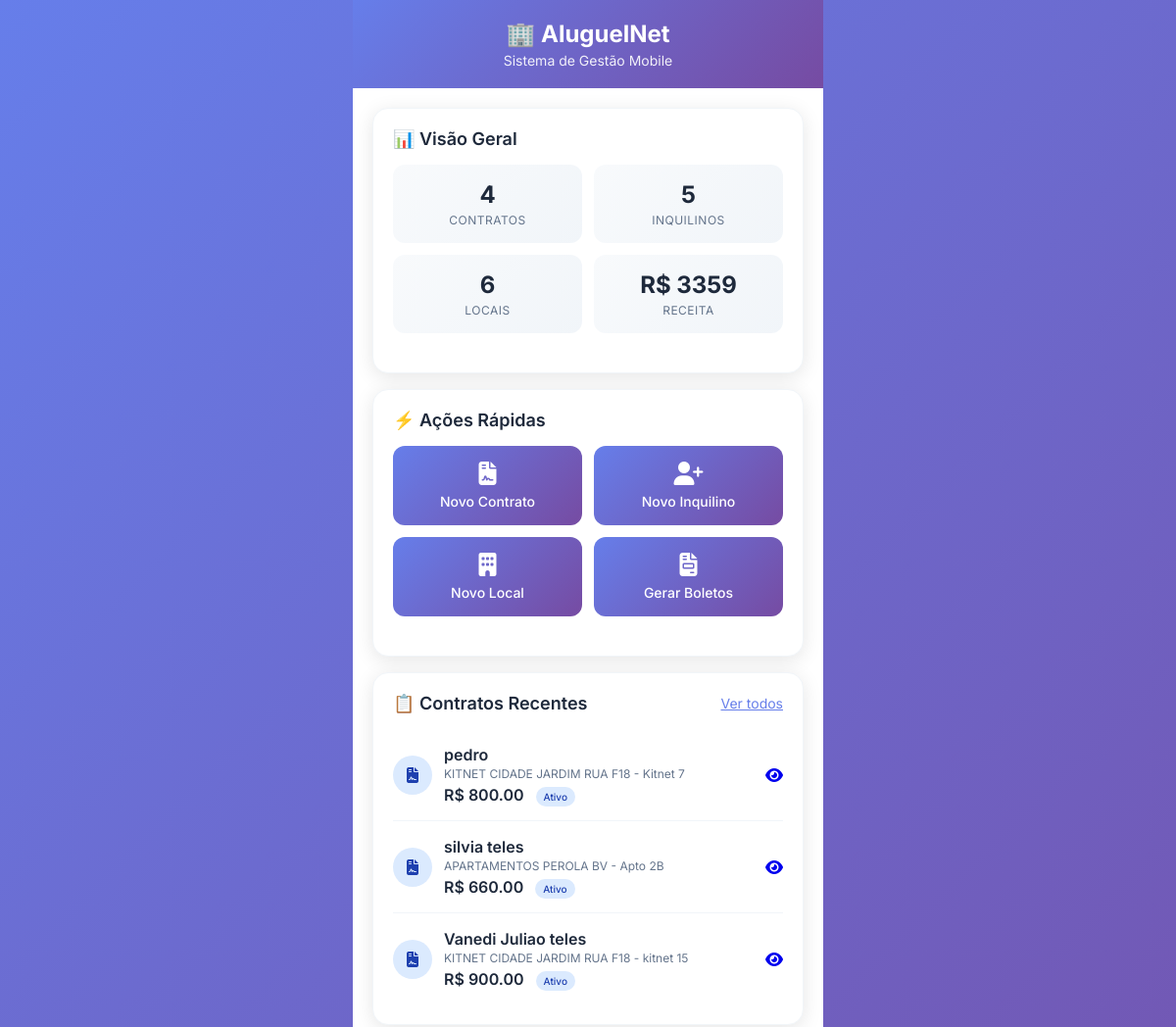
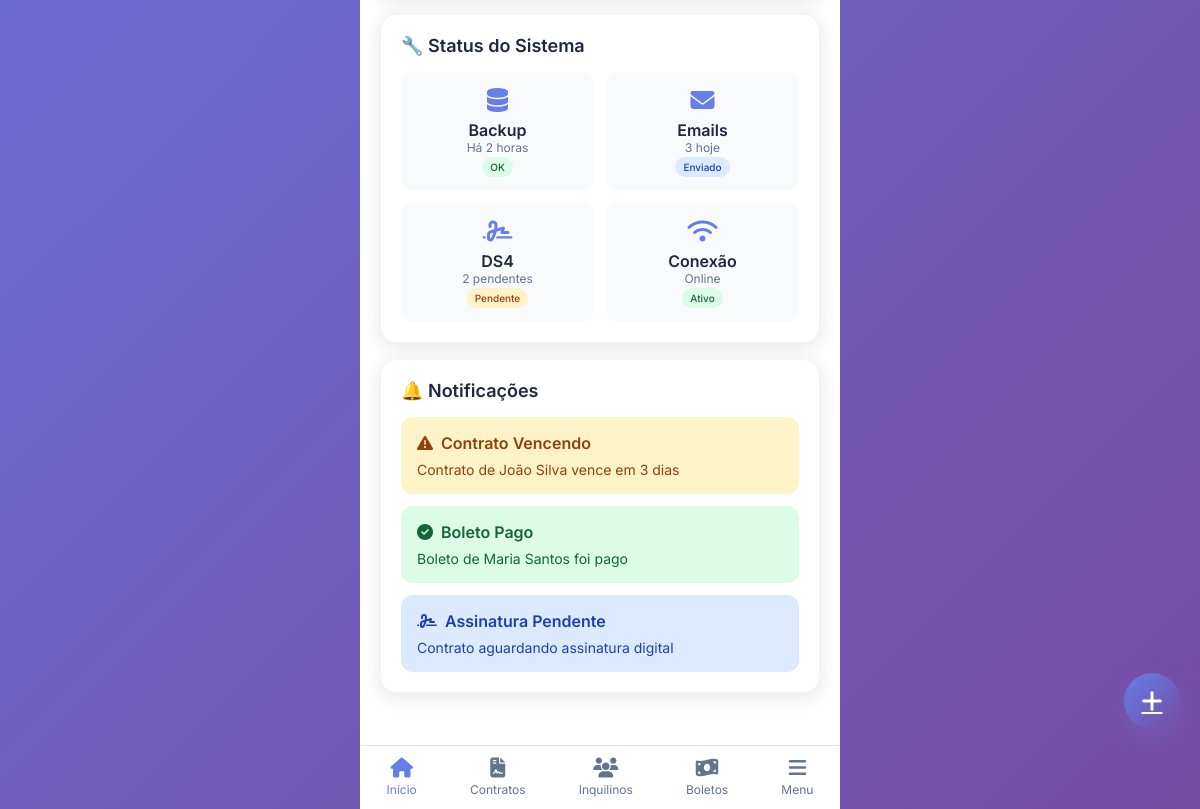
Page /mobile on the committed database (2 pictures, top to bottom).
### app/models.py (models this page shows, shortened)
class Contrato(db.Model):
    id = db.Column(db.Integer, primary_key=True)
    inquilino_id = db.Column(db.Integer, db.ForeignKey('inquilino.id'), nullable=False)
    unidade_id = db.Column(db.Integer, db.ForeignKey('unidade.id'), nullable=False)
    valor_aluguel = db.Column(db.Float, nullable=False)
    valor_caucao = db.Column(db.Float, nullable=True)  # Caução (aluguel + condomínio)
    data_inicio = db.Column(db.Date, nullable=False)
    data_fim = db.Column(db.Date, nullable=True)
    dia_vencimento = db.Column(db.String(2), nullable=False)  # Usar string para evitar erro com zeros à esquerda
    situacao = db.Column(db.String(20), nullable=False, default='Ativo')
    observacoes = db.Column(db.Text, nullable=True)
    proprietario_nome = db.Column(db.String(120), nullable=False)
    proprietario_cnpjcpf = db.Column(db.String(20), nullable=False)
    proprietario_endereco = db.Column(db.String(200), nullable=False)
    proprietario_telefone = db.Column(db.String(20), nullable=True)
    proprietario_email = db.Column(db.String(120), nullable=True)
    taxa_condominio = db.Column(db.Float, nullable=True)
    taxa_iptu = db.Column(db.Float, nullable=True)  # Corrigido nome
    taxa_assinatura = db.Column(db.Float, nullable=True)
    arquivo_contrato = db.Column(db.String(500), nullable=True)  # Caminho do arquivo PDF
    envelope_id = db.Column(db.String(100), nullable=True)  # ID do envelope no D4Sign
    status_assinatura = db.Column(db.String(20), nullable=True, default='nao_enviado')  # nao_enviado, enviado, assinado, cancelado
    arquivo_contrato_assinado = db.Column(db.String(500), nullable=True)  # Caminho do arquivo PDF assinado
    data_envio_assinatura = db.Column(db.DateTime, nullable=True)
    data_assinatura = db.Column(db.DateTime, nullable=True)
    boletos = db.relationship('Boleto', backref='contrato', lazy=True)

class Inquilino(db.Model):
    id = db.Column(db.Integer, primary_key=True)
    nome = db.Column(db.String(120), nullable=False)
    cpf = db.Column(db.String(14), unique=True, nullable=False)
    data_nascimento = db.Column(db.Date, nullable=False)
    idade = db.Column(db.Integer, nullable=True)  # Calculada automaticamente
    endereco = db.Column(db.String(200), nullable=False)
    cep = db.Column(db.String(9), nullable=False)
    telefone = db.Column(db.String(20), nullable=False)
    email = db.Column(db.String(120), nullable=True)
    unidade_id = db.Column(db.Integer, db.ForeignKey('unidade.id'), nullable=False)
    username = db.Column(db.String(50), unique=True, nullable=True)
    password_hash = db.Column(db.String(255), nullable=True)
    data_criacao_login = db.Column(db.DateTime, nullable=True)
    status_login = db.Column(db.String(20), nullable=False, default='inativo')  # inativo, ativo, bloqueado
    contratos = db.relationship('Contrato', backref='inquilino', lazy=True)

class Local(db.Model):
    id = db.Column(db.Integer, primary_key=True)
    nome = db.Column(db.String(120), nullable=False)
    unidades = db.relationship('Unidade', backref='local', lazy=True)

class Unidade(db.Model):
    id = db.Column(db.Integer, primary_key=True)
    nome = db.Column(db.String(120), nullable=False)
    local_id = db.Column(db.Integer, db.ForeignKey('local.id'), nullable=False)
    status = db.Column(db.String(20), nullable=False, default='disponivel')  # disponivel, ocupada, manutencao
    inquilinos = db.relationship('Inquilino', backref='unidade', lazy=True)
    contratos = db.relationship('Contrato', backref='unidade', lazy=True)

### app/routes.py (the view)
@app.route('/mobile')
def mobile_index():
    contratos = Contrato.query.all()
    inquilinos = Inquilino.query.all()
    locais = Local.query.all()
    contratos_recentes = Contrato.query.order_by(Contrato.id.desc()).limit(5).all()
    receita_mensal = sum(contrato.valor_aluguel for contrato in contratos if contrato.situacao == 'ativo')
    return render_template('mobile/dashboard.html',
                         contratos=contratos,
                         inquilinos=inquilinos,
                         locais=locais,
                         contratos_recentes=contratos_recentes,
                         receita_mensal=receita_mensal)

### app/templates/mobile/dashboard.html (shortened to what this page needs)
{% extends "mobile/app.html" %}
{% block content %}
<div class="card">
    <div class="card-header">
        <h2 class="card-title">📊 Visão Geral</h2>
    </div>
    <div class="stats-grid">
        <div class="stat-card">
            <div class="stat-number">{{ contratos|length }}</div>
            <div class="stat-label">Contratos</div>
        </div>
        <div class="stat-card">
            <div class="stat-number">{{ inquilinos|length }}</div>
            <div class="stat-label">Inquilinos</div>
        </div>
        <div class="stat-card">
            <div class="stat-number">{{ locais|length }}</div>
            <div class="stat-label">Locais</div>
        </div>
        <div class="stat-card">
            <div class="stat-number">R$ {{ "%.0f"|format(receita_mensal) }}</div>
            <div class="stat-label">Receita</div>
        </div>
    </div>
</div>
<div class="card">
    <div class="card-header">
        <h2 class="card-title">⚡ Ações Rápidas</h2>
    </div>
    <div class="action-grid">
        <a href="{{ url_for('cadastrar_contrato') }}" class="action-btn">
            <i class="fas fa-file-contract"></i>
            <span>Novo Contrato</span>
        </a>
        <a href="{{ url_for('cadastrar_inquilino') }}" class="action-btn">
            <i class="fas fa-user-plus"></i>
            <span>Novo Inquilino</span>
        </a>
        <a href="{{ url_for('cadastrar_local') }}" class="action-btn">
            <i class="fas fa-building"></i>
            <span>Novo Local</span>
        </a>
        <a href="{{ url_for('gerar_boletos_lote') }}" class="action-btn">
            <i class="fas fa-file-invoice"></i>
            <span>Gerar Boletos</span>
        </a>
    </div>
</div>
<div class="card">
    <div class="card-header">
        <h2 class="card-title">📋 Contratos Recentes</h2>
        <a href="{{ url_for('mobile_contratos') }}" style="color: #667eea; font-size: 14px;">
            Ver todos
        </a>
    </div>
    {% if contratos_recentes %}
        {% for contrato in contratos_recentes[:3] %}
        <div class="list-item">
            <div class="list-item-icon" style="background: #dbeafe; color: #1e40af;">
                <i class="fas fa-file-contract"></i>
            </div>
            <div class="list-item-content">
                <div class="list-item-title">{{ contrato.inquilino.nome }}</div>
                <div class="list-item-subtitle">
                    {{ contrato.unidade.local.nome }} - {{ contrato.unidade.nome }}
                </div>
                <div style="margin-top: 4px;">
                    <span style="font-weight: 600; color: #1e293b;">
                        R$ {{ "%.2f"|format(contrato.valor_aluguel) }}
                    </span>
                    {% if contrato.situacao == 'Ativo' %}
                        <span class="badge badge-success" style="margin-left: 8px;">Ativo</span>
                    {% elif contrato.situacao == 'Pendente' %}
                        <span class="badge badge-warning" style="margin-left: 8px;">Pendente</span>
                    {% elif contrato.situacao == 'Vencido' %}
                        <span class="badge badge-danger" style="margin-left: 8px;">Vencido</span>
                    {% else %}
                        <span class="badge badge-info" style="margin-left: 8px;">{{ contrato.situacao|title }}</span>
                    {% endif %}
                </div>
            </div>
            <div class="list-item-action">
                <a href="{{ url_for('visualizar_contrato', contrato_id=contrato.id) }}">
                    <i class="fas fa-eye"></i>
                </a>
            </div>
        </div>
        {% endfor %}
    {% endif %}
</div>
<div class="card">
    <div class="card-header">
        <h2 class="card-title">🔧 Status do Sistema</h2>
    </div>
    <div style="display: grid; grid-template-columns: 1fr 1fr; gap: 12px;">
        <div style="background: #f8fafc; border-radius: 12px; padding: 16px; text-align: center;">
            <i class="fas fa-database" style="font-size: 24px; color: #667eea; margin-bottom: 8px;"></i>
            <div style="font-weight: 600; color: #1e293b;">Backup</div>
            <div style="font-size: 12px; color: #64748b;">Há 2 horas</div>
            <span class="badge badge-success" style="margin-top: 4px;">OK</span>
        </div>
        <div style="background: #f8fafc; border-radius: 12px; padding: 16px; text-align: center;">
            <i class="fas fa-envelope" style="font-size: 24px; color: #667eea; margin-bottom: 8px;"></i>
            <div style="font-weight: 600; color: #1e293b;">Emails</div>
            <div style="font-size: 12px; color: #64748b;">3 hoje</div>
            <span class="badge badge-info" style="margin-top: 4px;">Enviado</span>
        </div>
        <div style="background: #f8fafc; border-radius: 12px; padding: 16px; text-align: center;">
            <i class="fas fa-signature" style="font-size: 24px; color: #667eea; margin-bottom: 8px;"></i>
            <div style="font-weight: 600; color: #1e293b;">DS4</div>
            <div style="font-size: 12px; color: #64748b;">2 pendentes</div>
            <span class="badge badge-warning" style="margin-top: 4px;">Pendente</span>
        </div>
        <div style="background: #f8fafc; border-radius: 12px; padding: 16px; text-align: center;">
            <i class="fas fa-wifi" style="font-size: 24px; color: #667eea; margin-bottom: 8px;"></i>
            <div style="font-weight: 600; color: #1e293b;">Conexão</div>
            <div style="font-size: 12px; color: #64748b;">Online</div>
            <span class="badge badge-success" style="margin-top: 4px;">Ativo</span>
        </div>
    </div>
</div>
<div class="card">
    <div class="card-header">
        <h2 class="card-title">🔔 Notificações</h2>
    </div>
    <div style="background: #fef3c7; border-radius: 12px; padding: 16px; margin-bottom: 12px;">
        <div style="display: flex; align-items: center; margin-bottom: 8px;">
            <i class="fas fa-exclamation-triangle" style="color: #92400e; margin-right: 8px;"></i>
            <span style="font-weight: 600; color: #92400e;">Contrato Vencendo</span>
        </div>
        <p style="font-size: 14px; color: #92400e; margin: 0;">
            Contrato de João Silva vence em 3 dias
        </p>
    </div>
    <div style="background: #dcfce7; border-radius: 12px; padding: 16px; margin-bottom: 12px;">
        <div style="display: flex; align-items: center; margin-bottom: 8px;">
            <i class="fas fa-check-circle" style="color: #166534; margin-right: 8px;"></i>
            <span style="font-weight: 600; color: #166534;">Boleto Pago</span>
        </div>
        <p style="font-size: 14px; color: #166534; margin: 0;">
            Boleto de Maria Santos foi pago
        </p>
    </div>
    <div style="background: #dbeafe; border-radius: 12px; padding: 16px;">
        <div style="display: flex; align-items: center; margin-bottom: 8px;">
            <i class="fas fa-signature" style="color: #1e40af; margin-right: 8px;"></i>
            <span style="font-weight: 600; color: #1e40af;">Assinatura Pendente</span>
        </div>
        <p style="font-size: 14px; color: #1e40af; margin: 0;">
            Contrato aguardando assinatura digital
        </p>
    </div>
</div>
{% endblock %}

### app/templates/mobile/app.html (style rules this page uses)
* { margin: 0; padding: 0; box-sizing: border-box; font-family: 'Inter', sans-serif; }
body { background: linear-gradient(135deg, #667eea 0%, #764ba2 100%); min-height: 100vh; overflow-x: hidden; }
.card { background: white; border-radius: 16px; padding: 20px; margin-bottom: 16px; box-shadow: 0 4px 20px rgba(0, 0, 0, 0.1); border: 1px solid #f1f5f9; }
.card-header { display: flex; align-items: center; justify-content: space-between; margin-bottom: 16px; }
.card-title { font-size: 18px; font-weight: 600; color: #1e293b; }
.stats-grid { display: grid; grid-template-columns: repeat(2, 1fr); gap: 12px; margin-bottom: 20px; }
.stat-card { background: linear-gradient(135deg, #f8fafc 0%, #f1f5f9 100%); border-radius: 12px; padding: 16px; text-align: center; }
.stat-number { font-size: 24px; font-weight: 700; color: #1e293b; margin-bottom: 4px; }
.stat-label { font-size: 12px; color: #64748b; text-transform: uppercase; letter-spacing: 0.5px; }
.action-grid { display: grid; grid-template-columns: repeat(2, 1fr); gap: 12px; margin-bottom: 20px; }
.action-btn { background: linear-gradient(135deg, #667eea 0%, #764ba2 100%); color: white; border: none; border-radius: 12px; padding: 16px; font-weight: 500; font-size: 14px; cursor: pointer; transition: all 0.3s ease; text-decoration: none; display: flex; flex-direction: column; align-items: center; justify-content: center; min-height: 80px; }
.action-btn i { font-size: 24px; margin-bottom: 8px; }
.list-item { display: flex; align-items: center; padding: 16px 0; border-bottom: 1px solid #f1f5f9; }
.list-item:last-child { border-bottom: none; }
.list-item-icon { width: 40px; height: 40px; border-radius: 50%; display: flex; align-items: center; justify-content: center; margin-right: 12px; font-size: 16px; }
.list-item-content { flex: 1; }
.list-item-title { font-weight: 600; color: #1e293b; margin-bottom: 2px; }
.list-item-subtitle { font-size: 12px; color: #64748b; }
.list-item-action { color: #667eea; font-size: 16px; }
.badge { padding: 4px 8px; border-radius: 12px; font-size: 10px; font-weight: 500; }
.badge-success { background: #dcfce7; color: #166534; }
.badge-warning { background: #fef3c7; color: #92400e; }
.badge-info { background: #dbeafe; color: #1e40af; }

### rows in the picture
Contrato: inquilino.nome "pedro", unidade.local.nome "KITNET CIDADE JARDIM RUA F18", unidade.nome "Kitnet 7", valor_aluguel "800.00", situacao "Ativo"
Contrato: inquilino.nome "silvia teles", unidade.local.nome "APARTAMENTOS PEROLA BV", unidade.nome "Apto 2B", valor_aluguel "660.00", situacao "Ativo"
Contrato: inquilino.nome "Vanedi Juliao teles", unidade.local.nome "KITNET CIDADE JARDIM RUA F18", unidade.nome "kitnet 15", valor_aluguel "900.00", situacao "Ativo"

### other values in the picture
{{ contratos|length }} "4"
{{ inquilinos|length }} "5"
{{ locais|length }} "6"
{{ "%.0f"|format(receita_mensal) }} "3359"
